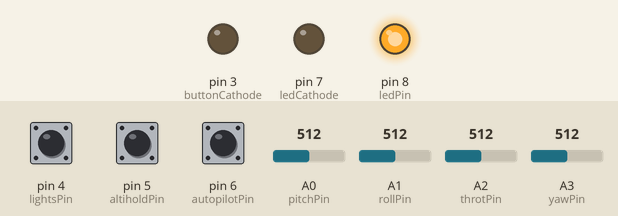
Recording of a sketch running on a simulated Arduino Uno, built with avr-gcc and run on an emulated ATmega328P. Parts: output pins drawn as LEDs (lit = HIGH). Inputs (shaded band) come from the test bench; at power-on: pin 4 (lightsPin) HIGH, pin 5 (altiholdPin) HIGH, pin 6 (autopilotPin) HIGH, A0 (pitchPin) = 512, A1 (rollPin) = 512, A2 (throtPin) = 512, A3 (yawPin) = 512. No radio packets arrive unless stated.

Above: at 0.1 s.
At 1.6 s:
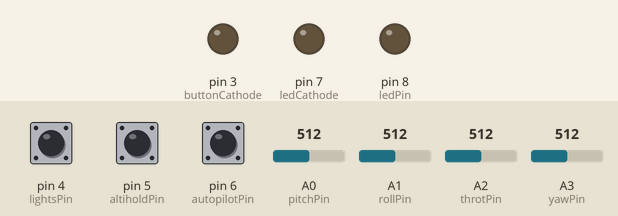
Timing chart, 0 to 3.1 s (numbered marks = the images above):
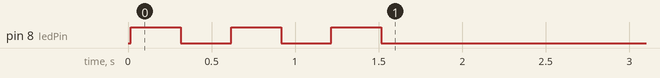

The sketch:

tricopter_tx.ino
```cpp
// Project Infinity - The UAV T-copter drone
// Code for RF transmitter
/*
Author  :  Pranjal Joshi
Date    :  30-4-2014
License :  GNU GPL v2 (Relased in public domain as open-source).
Disclaimer :
    This code may contain bugs as it is in development stage.
    Feel free to edit/improve/share.
Updates will be always available at http://github.com/pranjal-joshi/T-copter
*/
#include <PID_v1.h>
#include <RF24.h>
#include <nRF24L01.h>
#include <SPI.h>
#include <SimpleTimer.h>
#include "printf.h"

#define DEBUG 0 // set 1 to debug, 0 while regular use

// ---  Configurations   ---
#define PAYLOADSIZE 10
#define kpYaw 2.0
#define kpRoll 2.0
#define kpPitch 2.0

#define ESC_MIN 1040
#define ESC_MAX 2000

// ---  Hardware pin map  ---
/* Joysticks */
#define throtPin A2
#define yawPin A3
#define pitchPin A0
#define rollPin A1
/* Buttons/switches */
#define armButtonPin 2
#define autopilotPin 6
#define altiholdPin 5
#define lightsPin 4
#define ledPin 8
#define ledCathode 7
#define buttonCathode 3

// --- Global Variables  ---
uint8_t armButtonState=0,autopilotState=0,altiholdState=0,lightsState=0,specialKeys=0;
uint8_t lastState[4] = {0,0,0,0};
uint8_t cnt[4] = {0,0,0,0};
uint8_t ccnt;
double KiThrottle;
double throt,opthrot=1;
double yaw,opyaw;
double pitch,oppitch;
double roll,oproll;
double calThrot=0,calYaw=0,calPitch=0,calRoll=0;
const uint64_t pipe = 0xE8E8F0F0E1LL;
uint16_t radioFrame[5];
uint16_t radioFrameChanged[5];
uint8_t indicateChange[4] = {0,0,0,0};
boolean isArmed = false;

// --- Objects/Instances  ---
RF24 radio(9,10);

PID throttleJoystick(&throt,&opthrot,&calThrot,0,KiThrottle,0,DIRECT);

PID yaw1Joystick(&yaw,&opyaw,&calYaw,0,0.5,0,DIRECT);
PID yaw2Joystick(&yaw,&opyaw,&calYaw,0,0.5,0,REVERSE);

PID pitch1Joystick(&pitch,&oppitch,&calPitch,0,0.5,0,DIRECT);
PID pitch2Joystick(&pitch,&oppitch,&calPitch,0,0.5,0,REVERSE);

PID roll1Joystick(&roll,&oproll,&calRoll,0,0.5,0,DIRECT);
PID roll2Joystick(&roll,&oproll,&calRoll,0,0.5,0,REVERSE);

SimpleTimer timer;  // periodical routines execution


// --- Begining of main program routine  ---
void setup()
{
  #if DEBUG
    Serial.begin(9600);
  #endif
  pinMode(armButtonPin,INPUT);
  pinMode(altiholdPin,INPUT);
  pinMode(autopilotPin,INPUT);
  pinMode(lightsPin,INPUT);
  pinMode(ledPin,OUTPUT);
  pinMode(ledCathode,OUTPUT);
  pinMode(buttonCathode,OUTPUT);
  // --- enable internal pull up resistors of inputs ---
  digitalWrite(armButtonPin,HIGH);
  digitalWrite(altiholdPin,HIGH);
  digitalWrite(autopilotPin,HIGH);
  digitalWrite(lightsPin,HIGH);
  // --- Low cathode pins to act as ground (sink current)
  digitalWrite(ledCathode,LOW);
  digitalWrite(buttonCathode,LOW);
  // --- check input power ---
  checkPower();
  // --- 1st time compensation  ---
  opyaw = 150;
  oproll = 150;
  oppitch = 150;
  // --- init & calibrate --
  callibrateJoysticks();
  initPID();
  initRadio();
  for(ccnt=0;ccnt<5;ccnt++)
  {
    radioFrameChanged[ccnt] = 0;
  }
  indicate(300,300,3);
  timer.setInterval(10000,checkPower);
}

void loop()
{
  readThrottle();
  readYaw();
  readPitch();
  readRoll();
  readButton();
  //transmittRadio();
  radio.write(radioFrame,sizeof(radioFrame));
  timer.run();
}

void initRadio()
{
  /*
  This function initialize nRF24l01 @ 250Kbps for higher range.
  Payload size is static & 10 bytes (i.e 5 integers)
  pipe is 40 bit address of module used for commuincation.
  pipe is similar to IP addr of computer.
  Power Amplifier (PA) is set to highest level --> Increased power consumption!
  */
  // not worked for me without delay. Don't know why!
  radio.begin();
  radio.setRetries(15,15);
  radio.setPALevel(RF24_PA_MIN);
  radio.setDataRate(RF24_250KBPS);
  radio.setPayloadSize(PAYLOADSIZE);
  radio.openWritingPipe(pipe);
  #if DEBUG
    printf_begin();
    radio.printDetails();
  #endif
}

void initPID()
{
  /*
  This initialize all PID controllers used to create flight control signals
  from analog joystick.
  Change output range as per requirement.
  */
  throttleJoystick.SetMode(AUTOMATIC);
  throttleJoystick.SetOutputLimits(ESC_MIN,ESC_MAX);

  yaw1Joystick.SetMode(AUTOMATIC);
  yaw1Joystick.SetOutputLimits(100,150);
  yaw2Joystick.SetMode(AUTOMATIC);
  yaw2Joystick.SetOutputLimits(150,200);

  pitch1Joystick.SetMode(AUTOMATIC);
  pitch1Joystick.SetOutputLimits(100,150);
  pitch2Joystick.SetMode(AUTOMATIC);
  pitch2Joystick.SetOutputLimits(150,200);

  roll1Joystick.SetMode(AUTOMATIC);
  roll1Joystick.SetOutputLimits(100,150);
  roll2Joystick.SetMode(AUTOMATIC);
  roll2Joystick.SetOutputLimits(150,200);
}

void readThrottle()
{
  /*
  This function reads the analog joystick as throttle using mathematical
  Integration using PID library.
  The adaptive tunings are provided for higher accuracy on smaller change &
  faster action of large change in joystick position.
  */
  if(isArmed == true)
  {
    throt = analogRead(throtPin);

  if(throt < (calThrot - 10) || throt > (calThrot + 10))
  {
    // adaptive tunnings
    if(throt < (calThrot - 150) || throt > (calThrot + 150))
    {
      KiThrottle = 0.2;          // more sensitivity for minor change
      throttleJoystick.SetTunings(0,KiThrottle,0);
    }
    else
    {
      KiThrottle = 1.85;          // agressive for major change
      throttleJoystick.SetTunings(2,KiThrottle,0);
    }
    radioFrameChanged[0] = opthrot;
    throttleJoystick.Compute();
    radioFrame[0] = opthrot;
  }
  }
   #if DEBUG
    Serial.print(throt);
    Serial.print("\t\t");
    Serial.print(radioFrame[0]);
    Serial.print("\t\t");
  #endif

}

void readYaw()
{
  /*
  Reads yaw in discrete values.
  */
  yaw = analogRead(yawPin);
  radioFrameChanged[1] = opyaw;
  if(yaw < (calYaw - 10))
  {
    yaw1Joystick.Compute();
    if(opyaw > 100)
      opyaw -= 50;
  }
  else if(yaw > (calYaw + 10))
  {
    yaw2Joystick.Compute();
  }
  else
  {
    opyaw = 150;
  }
  #if DEBUG
      Serial.print(yaw);
      Serial.print("\t\t");
      Serial.print(opyaw);
  #endif
  radioFrame[1] = opyaw;
}

void readPitch()
{
  /*
  Reads pitch in discrete values.
  */
  pitch = analogRead(pitchPin);
  radioFrameChanged[2] = oppitch;
  if(pitch < (calPitch - 10))
  {
    pitch1Joystick.Compute();
    if(oppitch > 100)
      oppitch -= 50;

  }
  else if(pitch > (calPitch + 10))
  {
    pitch2Joystick.Compute();
  }
  else
  {
    oppitch = 150;
  }
  #if DEBUG
      Serial.print("\t\t");
      Serial.print(pitch);
      Serial.print("\t\t");
      Serial.print(oppitch);
      Serial.print("\t\t");
  #endif
  radioFrame[2] = oppitch;
}

void readRoll()
{
  /*
  Reads roll in discrete values.
  */
  roll = analogRead(rollPin);
  radioFrameChanged[3] = oproll;
  if(roll < (calRoll - 10))
  {
    roll1Joystick.Compute();
    if(oproll > 100)
      oproll -= 50;
  }
  else if(roll > (calRoll + 10))
  {
    roll2Joystick.Compute();
  }
  else
  {
    oproll = 150;
  }
  #if DEBUG
      Serial.print(roll);
      Serial.print("\t\t");
      Serial.print(oproll);
      Serial.print("\t\t");
  #endif
  radioFrame[3] = oproll;
}

void readButton()
{
  /*
  scan for all button i.e pressed or not.
  must be call in loop to update.
  */
  /*
  Here, rather than using a byte for each button, we will use
  a single bit for each button, so therotically one byte can be
  used to carry data of max. 256 switches.
  I am using only 4 switches, u can add as per your requirement.
  */
  radioFrameChanged[4] = specialKeys;
  // --- ESC Arm button ---
  if(opthrot <= 1001)
  {
  armButtonState = digitalRead(armButtonPin);
  #if DEBUG
    Serial.print("\t");
    Serial.print(armButtonState);
  #endif
  if(armButtonState != lastState[0])
  {
    delay(1);
    if(armButtonState == HIGH)
      cnt[0]++;
  }
  lastState[0] = armButtonState;

  if(cnt[0] % 2 == 0)
  {
    specialKeys |= 0B00000001;
    isArmed = true;
    if(indicateChange[3])
    {
      indicate(500,700,2);
      indicateChange[3] = 0;
    }
  }
  else
  {
    specialKeys &= 0B11111110;
    indicateChange[3] = 1;
    isArmed = false;
    opthrot = 0;
    radioFrame[0] = opthrot;
  }
  }

  //--- read autoPiolt button ---

  autopilotState = digitalRead(autopilotPin);
  #if DEBUG
    Serial.print("\t");
    Serial.print(autopilotState);
  #endif
  if(autopilotState != lastState[1])
  {
    delay(1);
    if(autopilotState == HIGH)
      cnt[1]++;
  }
  lastState[1] = autopilotState;
  if(cnt[1] % 2 == 0)
  {
    specialKeys &= 0B11111101;
    indicateChange[0] = 1;
  }
  else
  {
    specialKeys |= 0B00000010;
    if(indicateChange[0])
    {
      indicate(400,100,3);
      indicateChange[0] = 0;
    }
  }

  // --- read altihold button ---

  altiholdState = digitalRead(altiholdPin);
  #if DEBUG
    Serial.print("\t");
    Serial.print(altiholdState);
  #endif
  if(altiholdState != lastState[2])
  {
    delay(1);
    if(altiholdState == HIGH)
      cnt[2]++;
  }
  lastState[2] = altiholdState;
  if(cnt[2] % 2 == 0)
  {
    specialKeys &= 0B11111011;
    indicateChange[1] = 1;
  }
  else
  {
    specialKeys |= 0B00000100;
    if(indicateChange[1])
    {
      indicate(100,400,3);
      indicateChange[1] = 0;
    }
  }
  // --- read Light control button ---

  lightsState = digitalRead(lightsPin);
  #if DEBUG
    Serial.print("\t");
    Serial.println(lightsState);
  #endif
  if(lightsState != lastState[3])
  {
    delay(1);
    if(lightsState == HIGH)
      cnt[3]++;
  }
  lastState[3] = lightsState;
  if(cnt[3] % 2 == 0)
  {
    specialKeys &= 0B11110111;
    indicateChange[2] = 1;
  }
  else
  {
    specialKeys |= 0B00001000;
    if(indicateChange[2])
    {
      indicate(10,400,3);
      indicateChange[2] = 0;
    }
  }
  // compose frame
  radioFrame[4] = specialKeys;
}

void callibrateJoysticks()
{
  /*
  calibrate joystick pots on begining.
  eliminate need of static calibration.
  Improved performance.
  Must called once in setup.
  */
  for(ccnt=0;ccnt<10;ccnt++)
    calThrot += analogRead(throtPin);
  calThrot = (uint16_t)(calThrot/10);

  for(ccnt=0;ccnt<10;ccnt++)
    calYaw += analogRead(yawPin);
  calYaw = (uint16_t)(calYaw/10);

  for(ccnt=0;ccnt<10;ccnt++)
    calRoll += analogRead(rollPin);
  calRoll = (uint16_t)(calRoll/10);

  for(ccnt=0;ccnt<10;ccnt++)
    calPitch += analogRead(pitchPin);
  calPitch = (uint16_t)(calPitch/10);

  #if DEBUG
    Serial.print(F("Throttle Callibration\t:\t"));
    Serial.println(calThrot);
    Serial.print(F("Roll Callibration\t:\t"));
    Serial.println(calRoll);
    Serial.print(F("Pitch Callibration\t:\t"));
    Serial.println(calPitch);
    Serial.print(F("Yaw Callibration\t:\t"));
    Serial.println(calYaw);
  #endif
}

void transmittRadio()
{
  /*
  This function check for change in last readings & current reading.
  It transmitts data only when the last & current readings aren't same.
  This will save power & reduce unwanted signal transmission.
  It uses 2 arrays that compares current reading & last reading & send
  data only when there is no match between these 2 arrays.
  saves lot of power.
  */
  boolean tx = false;
  #if DEBUG
    Serial.println();
    Serial.print(F("Current values : "));
    for(ccnt=0;ccnt<5;ccnt++)
    {
      Serial.print(radioFrame[ccnt]);
      Serial.print(" ");
    }
    Serial.println();
    Serial.print(F("Last time values : "));
    for(ccnt=0;ccnt<5;ccnt++)
    {
      Serial.print(radioFrameChanged[ccnt]);
      Serial.print(" ");
    }
    Serial.println();
  #endif

  for(ccnt=0;ccnt<5;ccnt++)
  {
    if((radioFrame[ccnt] != radioFrameChanged[ccnt]))
      tx |= true;
  }
  if(radioFrame[0] != radioFrameChanged[0])
    radioFrameChanged[0] = radioFrame[0];
  if(tx)
  {
    boolean sendOK = radio.write(radioFrame,sizeof(radioFrame));
    if(sendOK)
    {
      digitalWrite(ledPin,HIGH);
      #if DEBUG
        Serial.println("\t\t\tDATA SENT");
      #endif
      digitalWrite(ledPin,LOW);
    }
  }
}

void indicate(uint16_t ontime, uint16_t offtime, uint8_t iterations)
{
  /*
  This function is used to blink LED in diffrent styles to
  provide visual confirmation of activating/deactivating certian
  functions like altihold, autopilot, arming etc..
  */
  byte k;
  for(k=0;k < iterations;k++)
  {
    digitalWrite(ledPin,HIGH);
    delay(ontime);
    digitalWrite(ledPin,LOW);
    delay(offtime);
  }
}

unsigned int getVcc()
{
  // get Vcc in mV using internal 1.1v ref
    ADMUX = _BV(REFS0) | _BV(MUX3) | _BV(MUX2) | _BV(MUX1);
    delay(5);
    ADCSRA |= _BV(ADSC);
    while(bit_is_set(ADCSRA,ADSC));
    uint8_t low = ADCL;
    uint8_t high = ADCH;
    uint16_t vcc = (high << 8) | low;
    vcc = (1.1*1023*1000)/vcc;

    return vcc;
}

void checkPower()
{
  /*
  this function checks if Vcc from LiPo battery. If
  voltage falls below 3.2V the led will blink rapidly
  for 5 times.
  This function is executed after 5 seconds for safety.
  */
  unsigned int vcc = getVcc();
  #if DEBUG
    Serial.println(vcc);
    Serial.flush();
  #endif
  while(vcc < 3685)
  {
    vcc = getVcc();
    indicate(150,150,5);
  }
}
```

printf.h
```cpp
#ifndef __PRINTF_H__
#define __PRINTF_H__

#ifdef ARDUINO

int serial_putc( char c, FILE * )
{
  Serial.write( c );

  return c;
}

void printf_begin(void)
{
  fdevopen( &serial_putc, 0 );
}

#else
#error This example is only for use on Arduino.
#endif // ARDUINO

#endif // __PRINTF_H__
```
